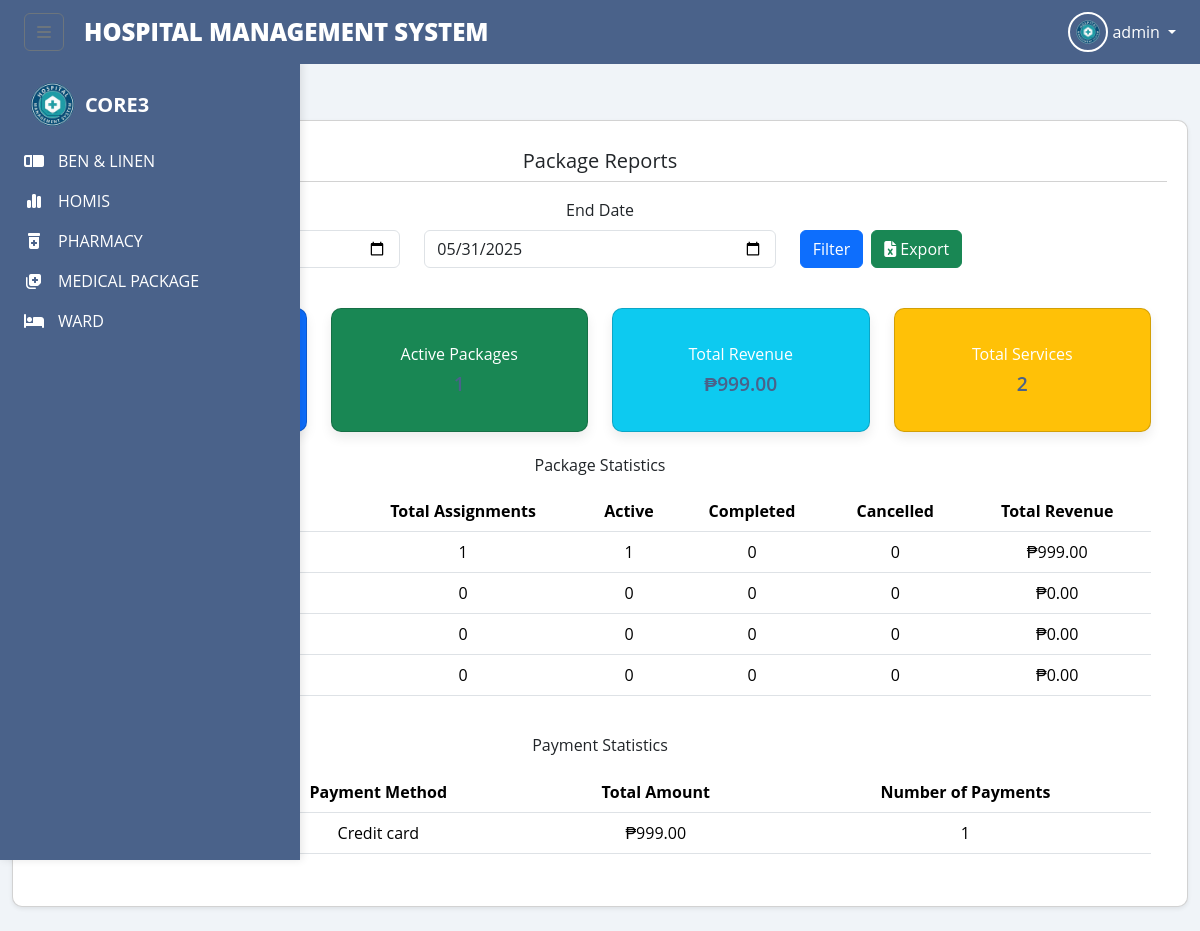
Screenshot of /package_report.php (signed in) with the database file from the repository.
### tables this page shows
CREATE TABLE `medical_packages` (
  `package_id` int(11) NOT NULL,
  `package_name` varchar(255) NOT NULL,
  `description` text NOT NULL,
  `price` decimal(10,2) NOT NULL,
  `duration` int(11) NOT NULL,
  `services` text NOT NULL,
  `created_at` timestamp NOT NULL DEFAULT current_timestamp(),
  `updated_at` timestamp NOT NULL DEFAULT current_timestamp() ON UPDATE current_timestamp()
);

### package_report.php (the view, shortened to what this page needs)
<?php
include 'config.php';
$start_date = isset($_GET['start_date']) ? $_GET['start_date'] : date('Y-m-01');
$end_date = isset($_GET['end_date']) ? $_GET['end_date'] : date('Y-m-t');
$stats = [];
$result = $conn->query("SELECT COUNT(*) as total FROM medical_packages");
$stats['total_packages'] = $result->fetch_assoc()['total'];
$result = $conn->query("
    SELECT COUNT(DISTINCT pp.package_id) as active
    FROM patient_packages pp
    WHERE pp.status = 'active'
");
$stats['active_packages'] = $result->fetch_assoc()['active'];
$stmt = $conn->prepare("
    SELECT SUM(amount) as revenue
    FROM package_payments
    WHERE payment_date BETWEEN ? AND ?
");
$stmt->bind_param("ss", $start_date, $end_date);
$stmt->execute();
$result = $stmt->get_result();
$row = $result->fetch_assoc();
$stats['total_revenue'] = $row['revenue'] ? $row['revenue'] : 0;
$tableCheck = $conn->query("SHOW TABLES LIKE 'package_services'");
if ($tableCheck->num_rows > 0) {
    $stmt = $conn->prepare("
        SELECT COUNT(*) as total_services
        FROM package_services
        WHERE service_date BETWEEN ? AND ?
    ");
    $stmt->bind_param("ss", $start_date, $end_date);
    $stmt->execute();
    $result = $stmt->get_result();
    $stats['total_services'] = $result->fetch_assoc()['total_services'];
} else {
    $stats['total_services'] = $stats['active_packages'] * 5;
}
$package_stats = [];
$query = "
    SELECT
        mp.package_id,
        mp.package_name,
        COUNT(pp.patient_package_id) as total_assignments,
        SUM(CASE WHEN pp.status = 'active' THEN 1 ELSE 0 END) as active,
        SUM(CASE WHEN pp.status = 'completed' THEN 1 ELSE 0 END) as completed,
        SUM(CASE WHEN pp.status = 'cancelled' THEN 1 ELSE 0 END) as cancelled,
        (SELECT SUM(pmt.amount) FROM package_payments pmt
         JOIN patient_packages pp2 ON pmt.patient_package_id = pp2.patient_package_id
         WHERE pp2.package_id = mp.package_id AND pmt.payment_date BETWEEN ? AND ?) as revenue
    FROM
        medical_packages mp
    LEFT JOIN
        patient_packages pp ON mp.package_id = pp.package_id
    GROUP BY
        mp.package_id
    ORDER BY
        total_assignments DESC, mp.package_name
";
$stmt = $conn->prepare($query);
$stmt->bind_param("ss", $start_date, $end_date);
$stmt->execute();
$result = $stmt->get_result();
while ($row = $result->fetch_assoc()) {
    $package_stats[] = $row;
}
$payment_stats = [];
$query = "
    SELECT
        DATE_FORMAT(payment_date, '%Y-%m') as month,
        payment_method,
        SUM(amount) as total_amount,
        COUNT(*) as num_payments
    FROM
        package_payments
    WHERE
        payment_date BETWEEN ? AND ?
    GROUP BY
        DATE_FORMAT(payment_date, '%Y-%m'), payment_method
    ORDER BY
        month, payment_method
";
$stmt = $conn->prepare($query);
$stmt->bind_param("ss", $start_date, $end_date);
$stmt->execute();
$result = $stmt->get_result();
while ($row = $result->fetch_assoc()) {
    $payment_stats[] = $row;
}
?>
<!DOCTYPE html>
<html lang="en">
<head>
    <link href="https://cdn.jsdelivr.net/npm/bootstrap@5.3.3/dist/css/bootstrap.min.css" rel="stylesheet">
    <link rel="stylesheet" href="https://cdnjs.cloudflare.com/ajax/libs/font-awesome/6.5.2/css/all.min.css">
    <link href='https://unpkg.com/boxicons@2.1.4/css/boxicons.min.css' rel='stylesheet'>
    <link rel="stylesheet" href="../components/tm.css">
</head>
<body>
    <?php include_once 'index.php'; ?>
    <div class="container-fluid py-4">
        <div class="row">
            <div class="col-12">
                <div class="card shadow-sm">
                    <div class="card-header bg-white">
                        <h5 class="mb-0">Package Reports</h5>
                    </div>
                    <div class="card-body">
                        <form method="GET" class="mb-4">
                            <div class="row">
                                <div class="col-md-4 mb-3">
                                    <label class="form-label">Start Date</label>
                                </div>
                                <div class="col-md-4 mb-3">
                                    <label class="form-label">End Date</label>
                                    <input type="date" name="end_date" class="form-control" value="<?php echo $end_date; ?>">
                                </div>
                                <div class="col-md-4 mb-3 d-flex align-items-end">
                                    <button type="submit" class="btn btn-primary">Filter</button>
                                    <a href="export_report.php?format=excel&report_type=packages&start_date=<?php echo $start_date; ?>&end_date=<?php echo $end_date; ?>" class="btn btn-success ms-2">
                                        <i class="fas fa-file-excel"></i> Export
                                    </a>
                                </div>
                            </div>
                        </form>
                        <div class="row mb-4">
                            <div class="col-md-3">
                                <div class="card bg-primary text-white">
                                    <div class="card-body">
                                        <h6 class="card-title">Total Packages</h6>
                                        <h3 class="mb-0"><?php echo $stats['total_packages']; ?></h3>
                                    </div>
                                </div>
                            </div>
                            <div class="col-md-3">
                                <div class="card bg-success text-white">
                                    <div class="card-body">
                                        <h6 class="card-title">Active Packages</h6>
                                        <h3 class="mb-0"><?php echo $stats['active_packages']; ?></h3>
                                    </div>
                                </div>
                            </div>
                            <div class="col-md-3">
                                <div class="card bg-info text-white">
                                    <div class="card-body">
                                        <h6 class="card-title">Total Revenue</h6>
                                        <h3 class="mb-0">₱<?php echo number_format($stats['total_revenue'], 2); ?></h3>
                                    </div>
                                </div>
                            </div>
                            <div class="col-md-3">
                                <div class="card bg-warning text-white">
                                    <div class="card-body">
                                        <h6 class="card-title">Total Services</h6>
                                        <h3 class="mb-0"><?php echo $stats['total_services']; ?></h3>
                                    </div>
                                </div>
                            </div>
                        </div>
                        <h6 class="mb-3">Package Statistics</h6>
                        <div class="table-responsive mb-4">
                            <table class="table table-hover">
                                <thead>
                                    <tr>
                                        <th>Package Name</th>
                                        <th>Total Assignments</th>
                                        <th>Active</th>
                                        <th>Completed</th>
                                        <th>Cancelled</th>
                                        <th>Total Revenue</th>
                                    </tr>
                                </thead>
                                <tbody>
                                    <?php if (count($package_stats) > 0): ?>
                                        <?php foreach ($package_stats as $package): ?>
                                            <tr>
                                                <td><?php echo htmlspecialchars($package['package_name']); ?></td>
                                                <td><?php echo $package['total_assignments']; ?></td>
                                                <td><?php echo $package['active']; ?></td>
                                                <td><?php echo $package['completed']; ?></td>
                                                <td><?php echo $package['cancelled']; ?></td>
                                                <td>₱<?php echo number_format($package['revenue'] ? $package['revenue'] : 0, 2); ?></td>
                                            </tr>
                                        <?php endforeach; ?>
                                    <?php else: ?>
                                        <tr>
                                            <td colspan="6" class="text-center">No package statistics available</td>
                                        </tr>
                                    <?php endif; ?>
                                </tbody>
                            </table>
                        </div>
                        <h6 class="mb-3">Payment Statistics</h6>
                        <div class="table-responsive">
                            <table class="table table-hover">
                                <thead>
                                    <tr>
                                        <th>Month</th>
                                        <th>Payment Method</th>
                                        <th>Total Amount</th>
                                        <th>Number of Payments</th>
                                    </tr>
                                </thead>
                                <tbody>
                                    <?php if (count($payment_stats) > 0): ?>
                                        <?php foreach ($payment_stats as $payment): ?>
                                            <tr>
                                                <td><?php echo date('F Y', strtotime($payment['month'] . '-01')); ?></td>
                                                <td><?php echo ucfirst(str_replace('_', ' ', $payment['payment_method'])); ?></td>
                                                <td>₱<?php echo number_format($payment['total_amount'], 2); ?></td>
                                                <td><?php echo $payment['num_payments']; ?></td>
                                            </tr>
                                        <?php endforeach; ?>
                                    <?php else: ?>
                                        <tr>
                                            <td colspan="4" class="text-center">No payment statistics available</td>
                                        </tr>
                                    <?php endif; ?>
                                </tbody>
                            </table>
                        </div>
                    </div>
                </div>
            </div>
        </div>
    </div>
</body>
</html>

### index.php (style rules this page uses)
body { font-family: 'Open Sans', sans-serif; background-color: #F0F4F8; }
.card { background-color: #fff; border-radius: 10px; box-shadow: 0 6px 12px rgba(0,0,0,0.08); padding: 20px; flex: 1 1 250px; text-align: center; transition: transform 0.3s, box-shadow 0.3s; }
.card h3 { color: #4A628A; margin-bottom: 15px; font-size: 1.2em; font-weight: 600; }

### rows the page displays
medical_packages: total_assignments "1", active "1", completed "0", cancelled "0", revenue "999.00"
medical_packages: total_assignments "0", active "0", completed "0", cancelled "0", revenue "0.00"
medical_packages: total_assignments "0", active "0", completed "0", cancelled "0", revenue "0.00"
medical_packages: total_assignments "0", active "0", completed "0", cancelled "0", revenue "0.00"

### other values shown
$_SESSION['account_type'] "admin"
$stats['total_revenue'] "999.00"
$stats['total_services'] "2"
str_replace('_', ' ', $payment['payment_method']) "Credit card"
$payment['total_amount'] "999.00"
$payment['num_payments'] "1"
